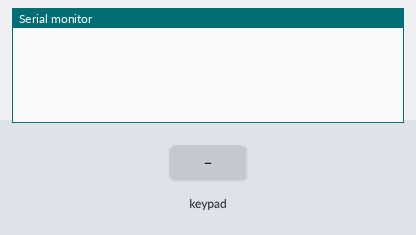
Simulated run of this sketch. Board: Arduino Uno, built with avr-gcc and run on an emulated ATmega328P. Parts: the last lines printed to the serial monitor. Wiring (inferred from the names in the program): 3×3 keypad with keys 1 2 3 4 5 6 7 8 9 (labels assumed): rows pin 2, pin 3, pin 4; columns pin 5, pin 6, pin 7. The inputs (shaded band) are chosen by the test bench.

Above: at 1.2 s.
1.3 s: key '1' pressed
At 1.6 s:
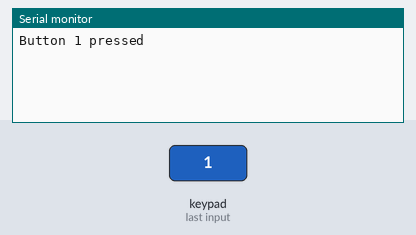
2.8 s: keypad keys 2 3 4 pressed 0.4 s apart
At 4.2 s:
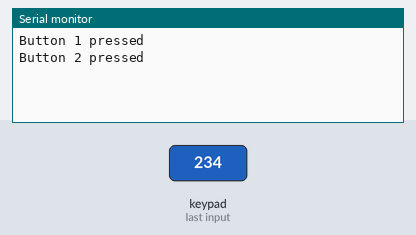
5.5 s: key '3' pressed
At 6.7 s:
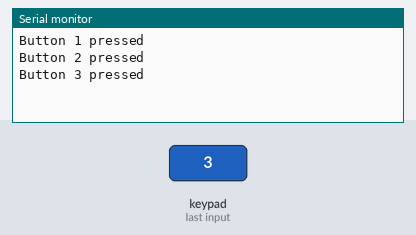
7.0 s: keypad keys 5 6 7 pressed 0.4 s apart
At 8.8 s:
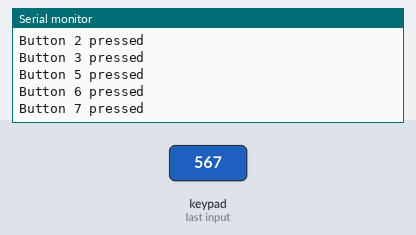
Timing chart, 0 to 10.3 s (numbered marks = the images above; inputs shaded):
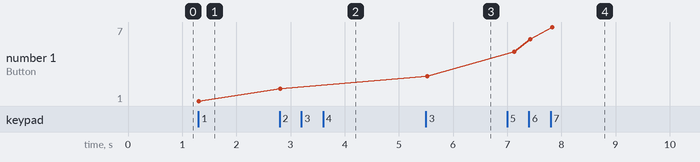

The sketch:

button_matrix1.ino
```cpp
#define NROWS 3
#define NCOLS 3
const uint8_t row_pins[NROWS] = {2, 3, 4};
const uint8_t col_pins[NCOLS] = {5, 6, 7};
volatile bool btn_pressed[NCOLS] = {false, false, false};
volatile uint8_t row = 0;
const unsigned int period = 100;
volatile unsigned int counter = 0;

void setup() {
  cli();
  for(int i = 0;i < NROWS; i++) {
    pinMode(row_pins[i], OUTPUT);
  }
  for(int i = 0;i < NCOLS; i++) {
    DDRD &= ~(1 << col_pins[i]);
    PORTD |= 1 << col_pins[i];
  }
  TCCR1A = 0;
  TCCR1B = 0;
  TCNT1 = 0;
  OCR1A = 250;
  TCCR1B |= 1 << WGM12;
  TCCR1B |= (1 << CS11) | (1 << CS10);
  TIMSK1 |= 1 << OCIE1A;
  Serial.begin(9600);
  sei();
}

ISR(TIMER1_COMPA_vect) {
  counter++;
  if (counter >= period) {
    counter = 0;
    update_button_state();
    row = ++row % NROWS;
  }
}

void update_button_state() {
    for(int i = 0; i < NROWS; i++) {
      PORTD |= 1 << row_pins[i];
    }
    PORTD &= ~(1 << row_pins[row]);
    for(int icol = 0; icol < NCOLS; icol++) {
      btn_pressed[icol] = !(PIND & (1 << col_pins[icol]));
    }
    report_row_states(row);
}

void report_row_states(int row_number) {
  for(int icol = 0; icol < NCOLS; icol++) {
    if(btn_pressed[icol] == true) {
      Serial.print("Button ");
      Serial.print(1 + icol + NCOLS * row_number);
      Serial.println(" pressed");
    }
  }
}

void loop()
{
}
```

Measured:
- after the input at 1.3 s, the serial monitor: prints a new line at once (image 1)
- after the input at 2.8 s, the serial monitor: prints a new line at once (image 2)
- after the input at 5.5 s, the serial monitor: prints a new line at once (image 3)
- after the input at 7.0 s, the serial monitor: prints a new line after 0.13 s (image 4)
- plotted number 1: 1 → 2 after the input at 2.8 s, 2 → 3 after the input at 5.5 s, 3 → 7 after the input at 7.0 s
